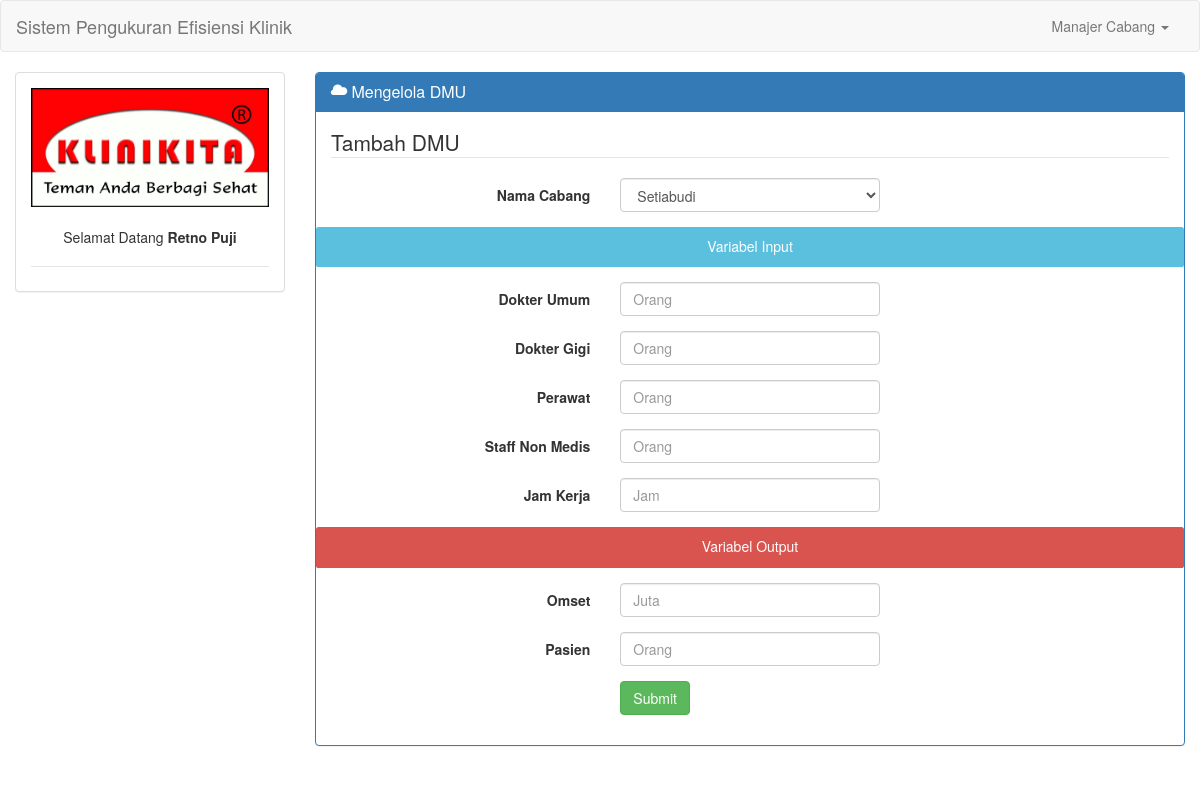
Screenshot of /tambah_DMU.php (signed in) with the database file from the repository.
### tables this page shows
CREATE TABLE IF NOT EXISTS `tb_variabel` (
`id_variabel` int(3) NOT NULL,
  `nama_variabel` varchar(50) NOT NULL,
  `jenis_variabel` char(6) NOT NULL,
  `satuan` varchar(50) NOT NULL
);

### tambah_DMU.php (the view, shortened to what this page needs)
<?php include 'layout.php'; ?>
				<div class="col-sm-9">
					<div class="panel panel-primary">
						<div class="panel-heading">
							<h3 class="panel-title"><span class="glyphicon glyphicon-cloud"></span> Mengelola DMU</h3>
						</div>
						<div class="panel-body">
							<form class="form-horizontal" method="post" action="process/t_dmu.php">
								<fieldset>
								    <legend>Tambah DMU</legend>
								    <div class="form-group">
								      	<label class="col-md-2 col-md-offset-2 control-label">Nama Cabang</label>
								      	<div class="col-md-4">
								        	<select name="id_klinik" class="form-control" required>
								        		<?php
								        			$query = mysqli_query($conn, 'SELECT * FROM tb_klinik WHERE id_klinik="'.$id_cabang.'"');
								        			if (mysqli_num_rows($query) > 0) {
													    while($cabang = mysqli_fetch_assoc($query)) {
													    	$id_cabang = $cabang['id_klinik'];
													    	echo '<option value="'.$id_cabang.'" selected>'.$cabang["cabang_klinik"].'</option>';
													    }
													}
								        		?>
								        	</select>
								      	</div>
								    </div>
								    <?php
								    	$input = 0;
								    	$output = 0;
										$query = mysqli_query($conn, "SELECT * FROM tb_variabel ORDER BY jenis_variabel ASC, id_variabel ASC");
										if (mysqli_num_rows($query) > 0) {
											while ($var = mysqli_fetch_assoc($query)) {
												$name = str_replace(' ','_',$var['nama_variabel']);
												$satuan = $var['satuan'];
												if (($var['jenis_variabel'] == 'Input') AND ($input == 0)) {
													echo '<div class="form-group"><span class="label label-info center-block"><h5>Variabel Input</h5></span>
													</div>';
													$input = 1;
												} elseif (($var['jenis_variabel'] == 'Output') AND ($output == 0)) {
													echo '<div class="form-group"><span class="label label-danger center-block"><h5>Variabel Output</h5></span></div>';
													$output = 1;
												}
												echo '
													<div class="form-group">
												      	<label class="col-md-2 col-md-offset-2 control-label">'.$var["nama_variabel"].'</label>
												      	<div class="col-md-4">
												        	<input class="form-control" name="'.$name.'" type="number" min="0" placeholder="'.$satuan.'" required>
												      	</div>
												    </div>
												';
											}
										}
									?>
								    <div class="form-group">
								      	<div class="col-sm-4 col-sm-offset-4">
								        	<button type="submit" name="simpan" class="btn btn-success">Submit</button>
								      	</div>
								    </div>
								</fieldset>
							</form>
						</div>
					</div>
				</div>
<?php include 'closing.php' ?>

### rows the page displays
tb_variabel: jenis_variabel "Variabel Input", nama_variabel "Dokter Umum", satuan "Orang"
tb_variabel: nama_variabel "Dokter Gigi", satuan "Orang"
tb_variabel: nama_variabel "Perawat", satuan "Orang"
tb_variabel: nama_variabel "Staff Non Medis", satuan "Orang"
tb_variabel: nama_variabel "Jam Kerja", satuan "Jam"
tb_variabel: jenis_variabel "Variabel Output", nama_variabel "Omset", satuan "Juta"
tb_variabel: nama_variabel "Pasien", satuan "Orang"

### other values shown
$_SESSION['user'] "Manajer Cabang"
$_SESSION['nama'] "Retno Puji"
form field id_klinik "Setiabudi"
